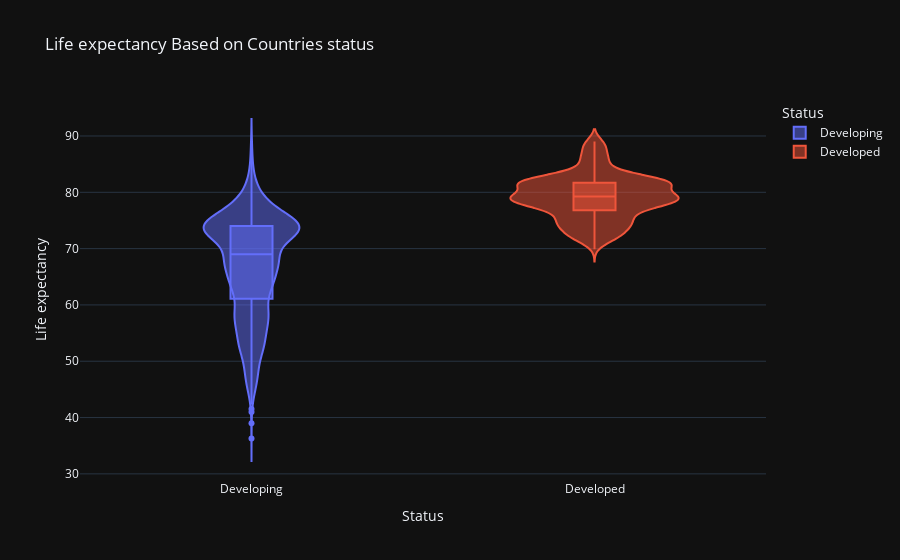

Notebook source saved alongside this figure:
### Code cell
fig=px.violin(df,x='Status',y='Life expectancy',color='Status',template='plotly_dark',box=True,title='Life expectancy Based on Countries status')
fig.show()

### Figure 1 — Plotly figure (JSON) as saved in the notebook; plotly's stock layout.template omitted (floating-point values rounded to 4 significant figures; data arrays with more than 128 entries replaced by an {"elided": "..."} marker saying what was removed)
{"data": [{"alignmentgroup": "True", "box": {"visible": true}, "hovertemplate": "Status=%{x}<br>Life expectancy=%{y}<extra></extra>", "legendgroup": "Developing", "marker": {"color": "#636efa"}, "name": "Developing", "offsetgroup": "Developing", "orientation": "v", "scalegroup": "True", "showlegend": true, "type": "violin", "x": {"elided": "2426 str values"}, "x0": " ", "xaxis": "x", "y": {"elided": "2426 float values"}, "y0": " ", "yaxis": "y"}, {"alignmentgroup": "True", "box": {"visible": true}, "hovertemplate": "Status=%{x}<br>Life expectancy=%{y}<extra></extra>", "legendgroup": "Developed", "marker": {"color": "#EF553B"}, "name": "Developed", "offsetgroup": "Developed", "orientation": "v", "scalegroup": "True", "showlegend": true, "type": "violin", "x": {"elided": "512 str values"}, "x0": " ", "xaxis": "x", "y": {"elided": "512 float values"}, "y0": " ", "yaxis": "y"}], "layout": {"legend": {"title": {"text": "Status"}, "tracegroupgap": 0}, "title": {"text": "Life expectancy Based on Countries status"}, "violinmode": "overlay", "xaxis": {"anchor": "y", "categoryarray": ["Developing", "Developed"], "categoryorder": "array", "domain": [0, 1], "title": {"text": "Status"}}, "yaxis": {"anchor": "x", "domain": [0, 1], "title": {"text": "Life expectancy"}}}}
